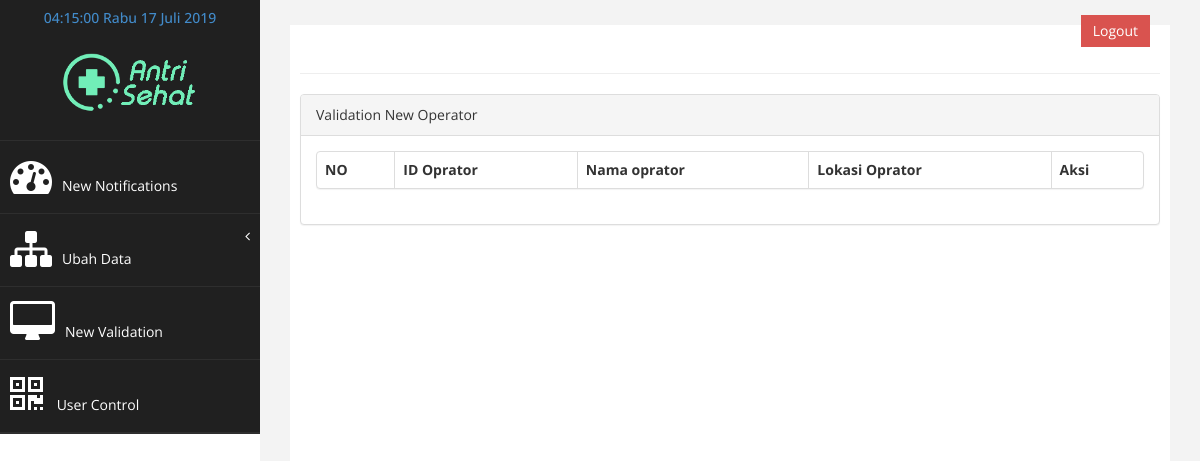
The app's page /Admin/validation_op.php, older data.
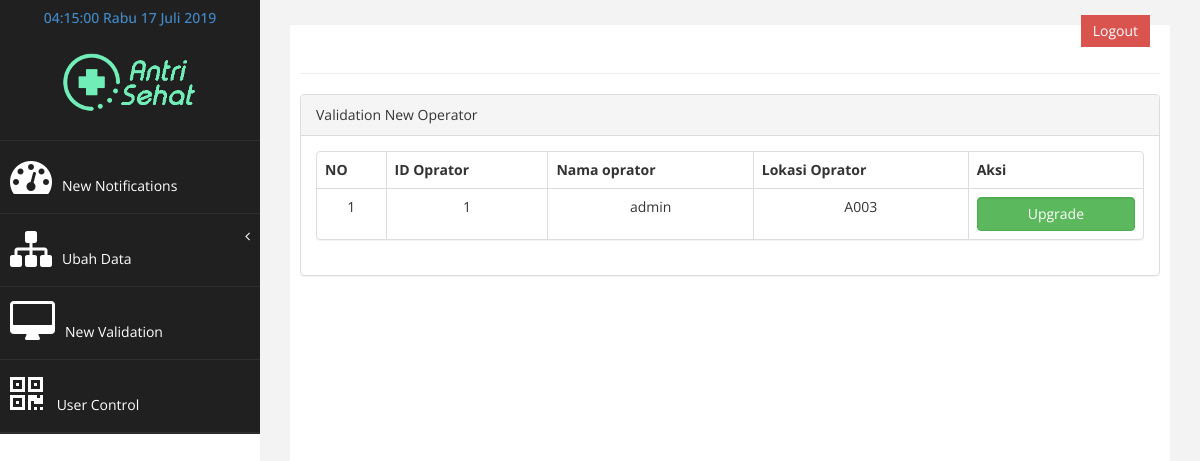
The same page, newer data.
### tables this page shows
CREATE TABLE `oprator` (
  `ID_op` varchar(16) NOT NULL,
  `username_op` varchar(30) NOT NULL,
  `password_op` varchar(30) NOT NULL,
  `tingkat_op` varchar(2) NOT NULL,
  `nama_op` varchar(30) NOT NULL,
  `no_op` varchar(14) NOT NULL,
  `jk_op` varchar(1) NOT NULL,
  `alamat_op` varchar(50) NOT NULL,
  `lokasi_op` varchar(50) NOT NULL,
  `status_op` varchar(1) NOT NULL
);

### Admin/Proses/validation_proses.php (the view, shortened to what this page needs)
<?php include '../koneksi.php'; ?>
<!DOCTYPE html>
           <?php
 $sql = " SELECT ID_op, username_op  , lokasi_op FROM oprator where  status_op ='2'  ";
        $hasil = $conn->query($sql);
        if(!$hasil) {
            if($conn->errno == 1062) {
                echo "<h1>ID Puskesmas sudah ada sudah digunakan</h1>";
            } else {
                echo "Maaf terjadi kesalahan ". $conn->error;
            }
        } else {
            ?><table class="table table-bordered table-hover text-center" >
        <thead align="center">
            <tr>
                <th>NO</th>
                <th >ID Oprator</th>
                <th>Nama oprator</th>
                <th>Lokasi Oprator</th>
                <th>Aksi</th>
            </tr>
        </thead>
        <tbody>
<?php
if ($hasil ->num_rows >=0){
        $no=1;
        while($row = $hasil->fetch_assoc()){
        ?>
            <td align='center'><?php echo $no ; ?></td>
            <td><?php echo $row["ID_op"] ; ?></td>
            <td align='center'><?php echo   $row["username_op"]; ?></td>
            <td align='center'><?php echo   $row["lokasi_op"]; ?></td>
            <td><form method='post' action='Proses/proses_valid.php'>
                    <input class="btn-success form-control" type='submit' name='hapus' value='Upgrade'>
                </form>
            </td></tr><?php
            $no++;
        }
    } ?>
     </table>
<?php
        }
?>

### Admin/validation_op.php (shortened to what this page needs)
<?php include '../koneksi.php'; ?>
<!DOCTYPE html>
<html xmlns="http://www.w3.org/1999/xhtml">
<head>
    <link href="assets/css/bootstrap.css" rel="stylesheet" />
    <link href="assets/css/font-awesome.css" rel="stylesheet" />
    <link href="assets/js/morris/morris-0.4.3.min.css" rel="stylesheet" />
    <link href="assets/css/custom.css" rel="stylesheet" />
</head>
<body>
                <?php include 'navbar_atas.php'; ?>
                <?php include 'navbar_kiri.php'; ?>
        <div id="page-wrapper" >
            <div id="page-inner">
                <div class="row">
                    <div class="col-md-12">
                    </div>
                </div>
                 <hr />
                <div class="row">
                <div class="col-md-12">
                    <div class="panel panel-default">
                        <div class="panel-heading">
                          Validation New Operator
                        </div>
                        <div class="panel-body">
                            <div class="panel-group" id="accordion">
                                <div class="panel panel-default">
                                  <?php include 'Proses/validation_proses.php'; ?>
                                    </div>
                            </div>
                        </div>
                    </div>
                </div>
            </div>
    </div>
            </div>
</body>
</html>

### Admin/navbar_atas.php (shortened to what this page needs)
              <div style="color: white;
padding: 15px 50px 5px 50px;
float: right;
font-size: 16px;"> &nbsp; <a href="../operator/logout.php" class="btn btn-danger square-btn-adjust">Logout</a> </div>

### Admin/navbar_kiri.php (shortened to what this page needs)
                <nav class="navbar-default navbar-side" role="navigation">
    <div class="sidebar-collapse">
        <ul class="nav" id="main-menu">
        <li class="text-center">
              <?php include 'Proses/jam.php'; ?>
            <img src="../img/logoas.png" class="user-image img-responsive"/>
            </li>
            <li>
                <a  href="index.php"><i class="fa fa-dashboard fa-3x"></i>New Notifications </a>
            </li>
          <li>
                <a href="#"><i class="fa fa-sitemap fa-3x"></i>Ubah Data <span class="fa arrow"></span></a>
              </li>
              <li>
                <a  href="validation_op.php"><i class="fa fa-desktop fa-3x"></i>New Validation</a>
            </li>
            <li>
                <a  href="user_control.php"><i class="fa fa-qrcode fa-3x"></i> User Control </a>
            </li>
          <li  >
            </li>
        </ul>
    </div>
</nav>

### Admin/Proses/jam.php (shortened to what this page needs)
<div class="text-primary"><h5><body class="text" onload="tampilkanwaktu();setInterval('tampilkanwaktu()', 1000);">
<span id="clock"></span>
<?php
$hari = date('l');
if ($hari=="Sunday") {
 echo "Minggu";
}elseif ($hari=="Monday") {
 echo "Senin";
}elseif ($hari=="Tuesday") {
 echo "Selasa";
}elseif ($hari=="Wednesday") {
 echo "Rabu";
}elseif ($hari=="Thursday") {
 echo("Kamis");
}elseif ($hari=="Friday") {
 echo "Jum'at";
}elseif ($hari=="Saturday") {
 echo "Sabtu";
}
?>
<?php
$tgl =date('d');
echo $tgl;
$bulan =date('F');
if ($bulan=="January") {
 echo " Januari ";
}elseif ($bulan=="February") {
 echo " Februari ";
}elseif ($bulan=="March") {
 echo " Maret ";
}elseif ($bulan=="April") {
 echo " April ";
}elseif ($bulan=="May") {
 echo " Mei ";
}elseif ($bulan=="June") {
 echo " Juni ";
}elseif ($bulan=="July") {
 echo " Juli ";
}elseif ($bulan=="August") {
 echo " Agustus ";
}elseif ($bulan=="September") {
 echo " September ";
}elseif ($bulan=="October") {
 echo " Oktober ";
}elseif ($bulan=="November") {
 echo " November ";
}elseif ($bulan=="December") {
 echo " Desember ";
}
$tahun=date('Y');
echo $tahun;
?>
</h5>
</div>

### Admin/assets/css/custom.css (style rules this page uses)
body { font-family: 'Open Sans', sans-serif; }
#page-wrapper { padding: 15px 15px; min-height: 600px; background:#F3F3F3; }
#page-inner { width:100%; margin:10px 20px 10px 0px; background-color:#fff!important; padding:10px; min-height:1200px; }
.text-center { text-align:center; }
.square-btn-adjust { border: 0px solid transparent; -webkit-border-radius: 0px; -moz-border-radius: 0px; border-radius: 0px; }
.user-image { margin: 25px auto; -webkit-border-radius: 10px; -moz-border-radius: 10px; border-radius: 10px; max-height:170px; max-width:170px; }
.arrow { float: right; }
.fa.arrow:before { content: "\f104"; }
.sidebar-collapse , .sidebar-collapse .nav { background:none; }
.sidebar-collapse .nav { padding:0; }
.sidebar-collapse .nav > li > a { color:#fff; background:#202020; text-shadow:none; }
.sidebar-collapse > .nav > li > a { padding:15px 10px; }
.sidebar-collapse > .nav > li { border-bottom: 1px solid rgba(107, 108, 109, 0.19); }
.navbar-side { border:none; background-color: #202020; }
.navbar-default { border:0px solid black; }
.nav > li > a > i { margin-right:10px; }
@media (min-width:768px) { #page-wrapper { margin: 0 0 0 260px; padding: 15px 30px; min-height: 1200px; } }
@media (min-width:768px) { .navbar-side { z-index: 1; position: absolute; width: 260px; } }

Row changes from the older to the newer data that the page shows:
added oprator: ID_op "1", username_op "admin", lokasi_op "A003"
